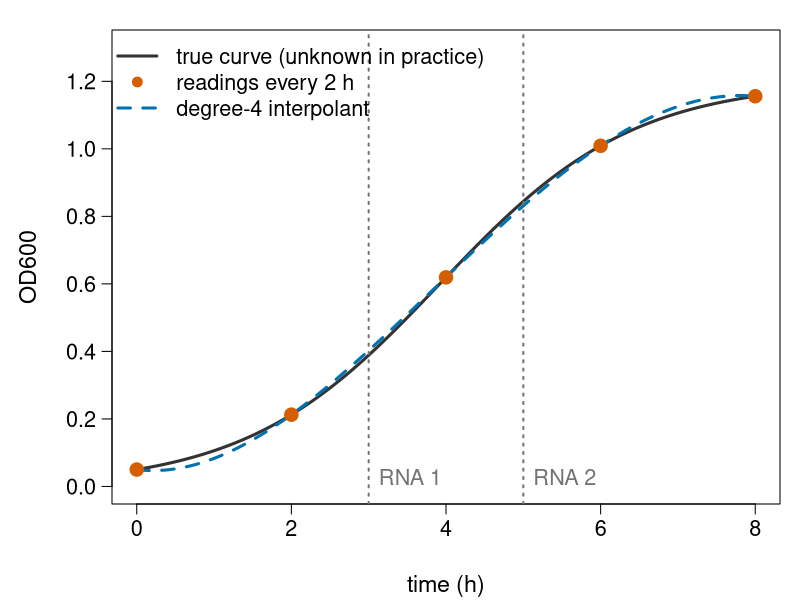
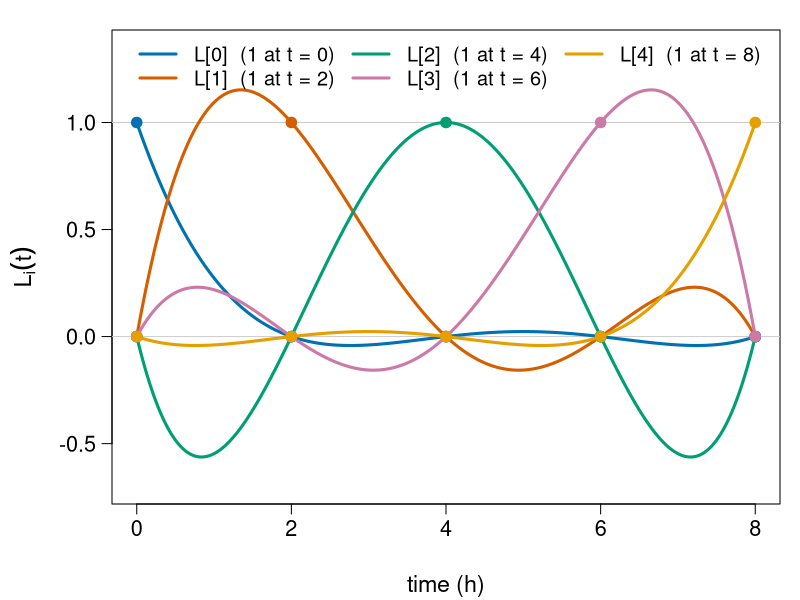
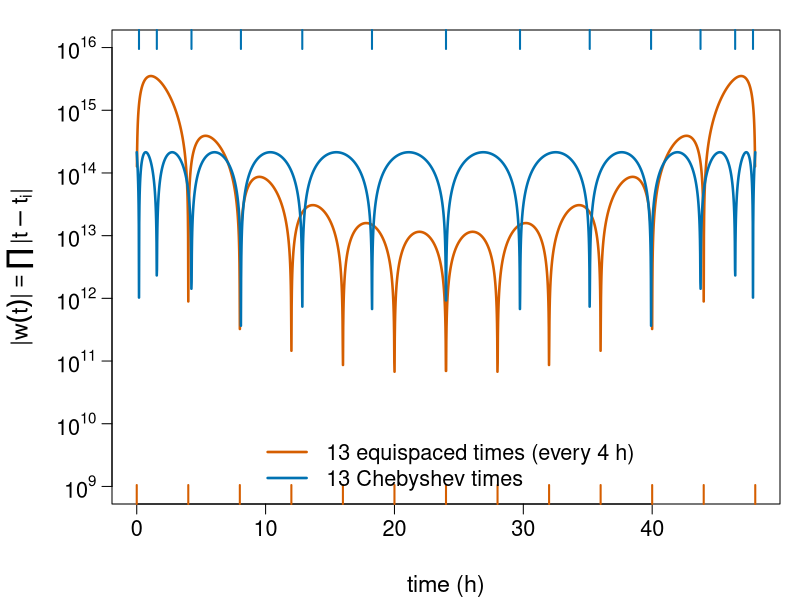
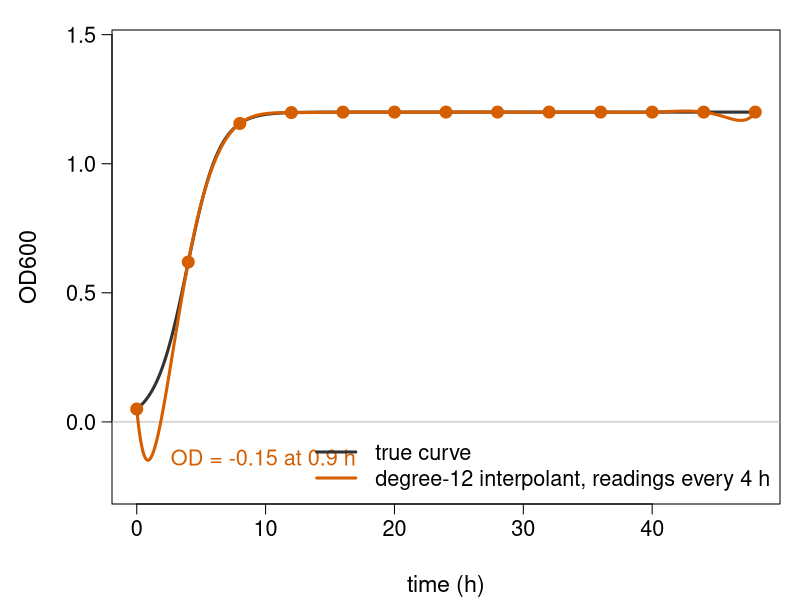
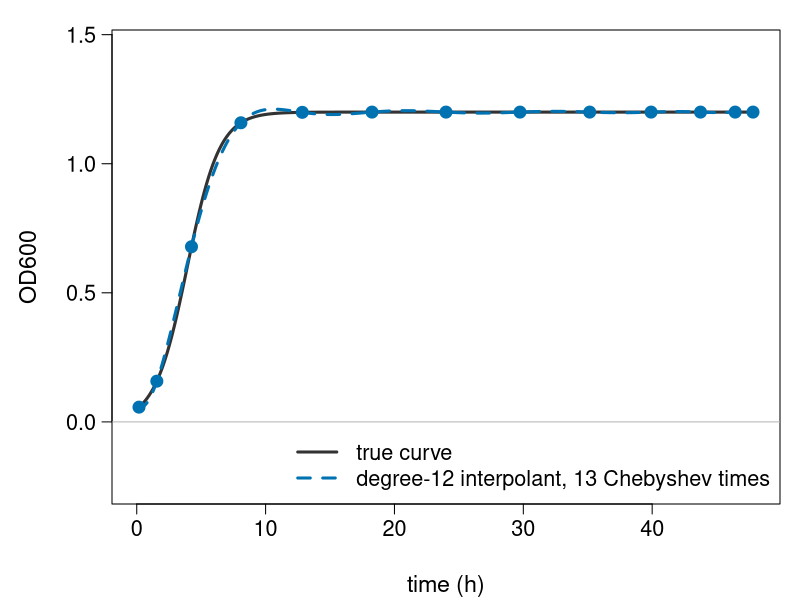
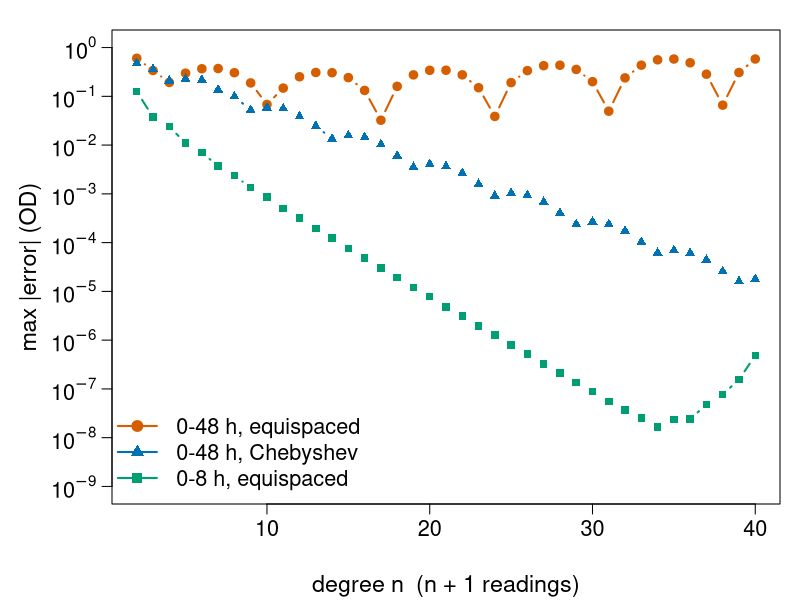
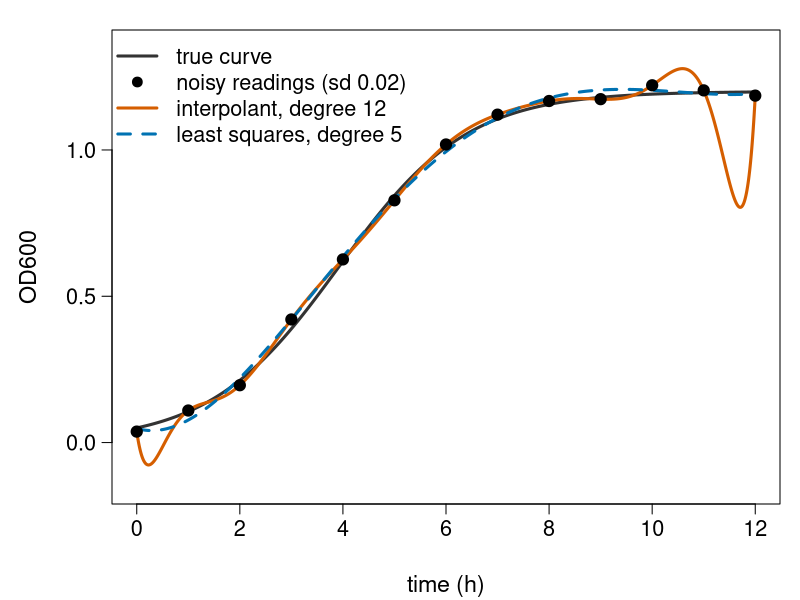
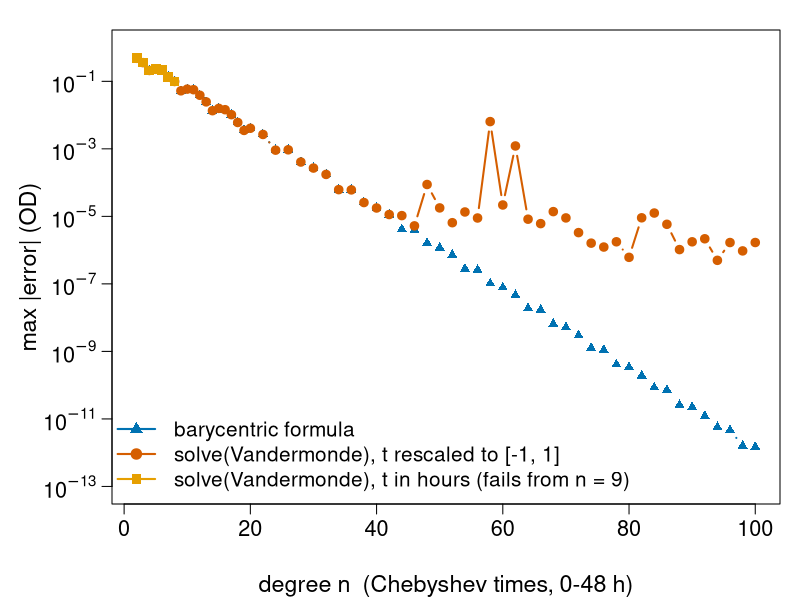

Here is the R script that generated these plots, in order:
# Figures for the polynomial-interpolation/ unit ("Polynomial interpolation").
#
# Re-run by hand from this folder (it is NOT run by `quarto render`):
#   cd polynomial-interpolation && Rscript make-polynomial-interpolation-figs.R
#
# Base R graphics only; writes SVG files fig01-...svg to fig08-...svg.
# Ground truth is the course's logistic OD curve (K = 1.2, N0 = 0.05,
# r = 0.8 per hour); every interpolant is evaluated with the barycentric
# formula (stable), except the monomial curves in fig08, which show the
# failure of solving the Vandermonde system.

## ---- the running example (same code as on the slides) ----------------------

K <- 1.2; N0 <- 0.05; r <- 0.8          # carrying capacity, start OD, rate per hour
od <- function(t) K / (1 + (K / N0 - 1) * exp(-r * t))

bary_weights <- function(x) {           # scaled to avoid overflow; scaling cancels
  s <- 4 / (max(x) - min(x))
  sapply(seq_along(x), function(j) 1 / prod((x[j] - x[-j]) * s))
}
bary_eval <- function(x, y, w, xx) {
  sapply(xx, function(z) {
    d <- z - x
    if (any(d == 0)) return(y[d == 0][1])
    sum(w * y / d) / sum(w / d)
  })
}
interp <- function(x, y, xx) bary_eval(x, y, bary_weights(x), xx)
cheb <- function(n, a, b) {             # n + 1 Chebyshev points, increasing
  k <- 0:n
  (a + b) / 2 - (b - a) / 2 * cos((2 * k + 1) * pi / (2 * n + 2))
}
nodepoly <- function(xx, nodes) sapply(xx, function(z) prod(z - nodes))

## ---- plotting helpers ---------------------------------------------------------

col_blu <- "#0072B2"   # blue
col_ver <- "#D55E00"   # vermillion
col_grn <- "#009E73"   # bluish green
col_pur <- "#CC79A7"   # reddish purple
col_org <- "#E69F00"   # orange
col_sky <- "#56B4E9"   # sky blue
col_ref <- "grey45"

fig <- function(file, w = 9, h = 5.2, expr) {
  svg(file, width = w, height = h)
  par(mar = c(4.8, 5.6, 1.5, 1), las = 1, mgp = c(3.6, 0.8, 0),
      cex.lab = 1.4, cex.axis = 1.3)
  expr
  dev.off()
}
logaxis <- function(side, at) {
  axis(side, at = 10^at, labels = parse(text = paste0("10^", at)))
}

## ---- fig01: five readings, the truth and the degree-4 interpolant -------------

fig("fig01-sparse-od.svg", expr = {
  t <- c(0, 2, 4, 6, 8); y <- od(t)
  tt <- seq(0, 8, length.out = 400)
  plot(tt, od(tt), type = "l", lwd = 3, col = "grey20", ylim = c(0, 1.3),
       xlab = "time (h)", ylab = "OD600")
  lines(tt, interp(t, y, tt), lwd = 3, lty = 2, col = col_blu)
  abline(v = c(3, 5), col = col_ref, lty = 3, lwd = 2)
  points(t, y, pch = 19, cex = 1.8, col = col_ver)
  text(c(3, 5), 0.02, c("RNA 1", "RNA 2"), pos = 4, cex = 1.3, col = col_ref)
  legend("topleft", c("true curve (unknown in practice)", "readings every 2 h",
                      "degree-4 interpolant"),
         col = c("grey20", col_ver, col_blu), lwd = c(3, NA, 3), lty = c(1, NA, 2),
         pch = c(NA, 19, NA), bty = "n", cex = 1.3)
})

## ---- fig02: the five Lagrange basis polynomials -----------------------------

fig("fig02-lagrange-basis.svg", expr = {
  t <- c(0, 2, 4, 6, 8)
  tt <- seq(0, 8, length.out = 400)
  cols <- c(col_blu, col_ver, col_grn, col_pur, col_org)
  plot(NA, xlim = c(0, 8), ylim = c(-0.7, 1.35), xlab = "time (h)",
       ylab = expression(L[i](t)))
  abline(h = c(0, 1), col = "grey80")
  for (i in 1:5) {
    e <- as.numeric(1:5 == i)
    lines(tt, interp(t, e, tt), lwd = 3, col = cols[i])
    points(t, e, pch = 19, cex = 1.4, col = cols[i])
  }
  legend("top", paste0("L[", 0:4, "]  (1 at t = ", t, ")"), col = cols, lwd = 3,
         bty = "n", cex = 1.2, ncol = 3)
})

## ---- fig03: node polynomial, equispaced vs Chebyshev on [0, 48] ---------------

fig("fig03-node-poly.svg", expr = {
  te <- seq(0, 48, by = 4); tc <- cheb(12, 0, 48)
  tt <- seq(0, 48, length.out = 3000)
  we <- abs(nodepoly(tt, te)); wc <- abs(nodepoly(tt, tc))
  plot(tt, we, log = "y", type = "l", lwd = 2.5, col = col_ver, yaxt = "n",
       ylim = c(1e9, 1e16), xlab = "time (h)",
       ylab = expression("|" * w(t) * "|" == prod("|" * t - t[i] * "|")))
  logaxis(2, seq(9, 16, 1))
  lines(tt, wc, lwd = 2.5, col = col_blu)
  rug(te, col = col_ver, lwd = 2, ticksize = 0.04)
  rug(tc, col = col_blu, lwd = 2, ticksize = 0.04, side = 3)
  legend("bottom", c("13 equispaced times (every 4 h)", "13 Chebyshev times"),
         col = c(col_ver, col_blu), lwd = 2.5, bty = "n", cex = 1.3, bg = "white")
})

## ---- fig04: Runge on the 48 h run, equispaced --------------------------------

fig("fig04-runge-od.svg", expr = {
  te <- seq(0, 48, by = 4)
  tt <- seq(0, 48, length.out = 2000)
  pe <- interp(te, od(te), tt)
  plot(tt, od(tt), type = "l", lwd = 3, col = "grey20", ylim = c(-0.25, 1.45),
       xlab = "time (h)", ylab = "OD600")
  abline(h = 0, col = "grey70")
  lines(tt, pe, lwd = 3, col = col_ver)
  points(te, od(te), pch = 19, cex = 1.6, col = col_ver)
  i <- which.min(pe)
  text(tt[i] + 1, pe[i], sprintf("OD = %.2f at %.1f h", pe[i], tt[i]), pos = 4,
       cex = 1.3, col = col_ver)
  legend("bottomright", c("true curve", "degree-12 interpolant, readings every 4 h"),
         col = c("grey20", col_ver), lwd = 3, bty = "n", cex = 1.3)
})

## ---- fig05: same run, Chebyshev times ----------------------------------------

fig("fig05-chebyshev-od.svg", expr = {
  tc <- cheb(12, 0, 48)
  tt <- seq(0, 48, length.out = 2000)
  pc <- interp(tc, od(tc), tt)
  plot(tt, od(tt), type = "l", lwd = 3, col = "grey20", ylim = c(-0.25, 1.45),
       xlab = "time (h)", ylab = "OD600")
  abline(h = 0, col = "grey70")
  lines(tt, pc, lwd = 3, col = col_blu, lty = 2)
  points(tc, od(tc), pch = 19, cex = 1.6, col = col_blu)
  legend("bottomright", c("true curve", "degree-12 interpolant, 13 Chebyshev times"),
         col = c("grey20", col_blu), lwd = 3, lty = c(1, 2), bty = "n", cex = 1.3)
})

## ---- fig06: max error vs degree ----------------------------------------------

maxerr <- function(nodes, a, b) {
  tt <- seq(a, b, length.out = 4001)
  max(abs(interp(nodes, od(nodes), tt) - od(tt)))
}
ns <- 2:40
e8  <- sapply(ns, function(n) maxerr(seq(0, 8, length.out = n + 1), 0, 8))
e48 <- sapply(ns, function(n) maxerr(seq(0, 48, length.out = n + 1), 0, 48))
c48 <- sapply(ns, function(n) maxerr(cheb(n, 0, 48), 0, 48))

fig("fig06-error-vs-n.svg", expr = {
  plot(ns, e48, log = "y", type = "b", pch = 19, col = col_ver, lwd = 2,
       ylim = c(1e-9, 1), yaxt = "n", xlab = "degree n  (n + 1 readings)",
       ylab = "max |error| (OD)")
  logaxis(2, seq(-9, 0, 1))
  lines(ns, c48, type = "b", pch = 17, col = col_blu, lwd = 2)
  lines(ns, e8, type = "b", pch = 15, col = col_grn, lwd = 2)
  legend("bottomleft", c("0-48 h, equispaced", "0-48 h, Chebyshev",
                         "0-8 h, equispaced"),
         col = c(col_ver, col_blu, col_grn), pch = c(19, 17, 15), lwd = 2,
         bty = "n", cex = 1.3)
})

## ---- fig07: interpolation vs least-squares fit on noisy readings -------------

fig("fig07-fit-vs-interp.svg", expr = {
  set.seed(1)
  t12 <- 0:12
  y12 <- od(t12) + rnorm(13, sd = 0.02)
  tt <- seq(0, 12, length.out = 1200)
  f_fit <- lm(y12 ~ poly(t12, 5))
  plot(tt, od(tt), type = "l", lwd = 3, col = "grey20", ylim = c(-0.15, 1.35),
       xlab = "time (h)", ylab = "OD600")
  lines(tt, interp(t12, y12, tt), lwd = 3, col = col_ver)
  lines(tt, predict(f_fit, data.frame(t12 = tt)), lwd = 3, lty = 2, col = col_blu)
  points(t12, y12, pch = 19, cex = 1.5)
  legend("topleft", c("true curve", "noisy readings (sd 0.02)",
                      "interpolant, degree 12", "least squares, degree 5"),
         col = c("grey20", "black", col_ver, col_blu), lwd = c(3, NA, 3, 3),
         lty = c(1, NA, 1, 2), pch = c(NA, 19, NA, NA), bty = "n", cex = 1.3)
})

## ---- fig08: monomial coefficients vs barycentric evaluation ------------------

ns8 <- c(2:20, seq(22, 100, by = 2))
xx <- seq(0, 48, length.out = 2001)
e_bar <- e_mon <- e_raw <- rep(NA, length(ns8))
for (j in seq_along(ns8)) {
  n <- ns8[j]; k <- 0:n
  tc <- cheb(n, 0, 48); y <- od(tc)
  w <- (-1)^k * sin((2 * k + 1) * pi / (2 * n + 2))   # Chebyshev weights
  e_bar[j] <- max(abs(bary_eval(tc, y, w, xx) - od(xx)))
  s <- (tc - 24) / 24; ss <- (xx - 24) / 24             # rescaled to [-1, 1]
  cf <- solve(outer(s, 0:n, "^"), y, tol = 0)
  e_mon[j] <- max(abs(outer(ss, 0:n, "^") %*% cf - od(xx)))
  cf2 <- tryCatch(solve(outer(tc, 0:n, "^"), y), error = function(e) NULL)
  if (!is.null(cf2)) e_raw[j] <- max(abs(outer(xx, 0:n, "^") %*% cf2 - od(xx)))
}

fig("fig08-monomial-vs-bary.svg", expr = {
  plot(ns8, e_bar, log = "y", type = "b", pch = 17, col = col_blu, lwd = 2,
       ylim = c(1e-13, 1), yaxt = "n", xlab = "degree n  (Chebyshev times, 0-48 h)",
       ylab = "max |error| (OD)")
  logaxis(2, seq(-13, 0, 2))
  lines(ns8, e_mon, type = "b", pch = 19, col = col_ver, lwd = 2)
  lines(ns8, e_raw, type = "b", pch = 15, col = col_org, lwd = 2, cex = 1.3)
  legend("bottomleft", c("barycentric formula",
                         "solve(Vandermonde), t rescaled to [-1, 1]",
                         "solve(Vandermonde), t in hours (fails from n = 9)"),
         col = c(col_blu, col_ver, col_org), pch = c(17, 19, 15), lwd = 2,
         bty = "n", cex = 1.25)
})

cat("e48 (equispaced 0-48):", signif(e48, 2), "\n")
cat("c48 (Chebyshev 0-48):", signif(c48, 2), "\n")
cat("e8  (equispaced 0-8):", signif(e8, 2), "\n")
cat("raw Vandermonde works up to n =", max(ns8[!is.na(e_raw)]), "\n")
